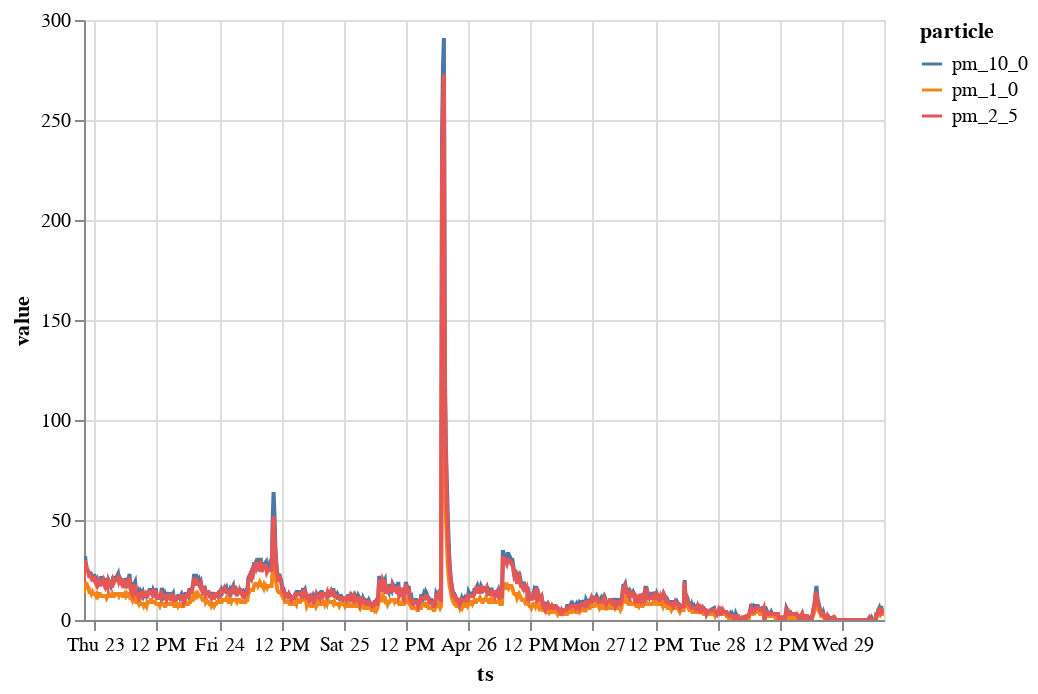

The notebook cell saved with this chart:
### Code cell
long_form=df.reset_index().melt('ts', var_name='particle', value_name='value')

alt.Chart(long_form).mark_line().encode(
  x='ts:T',
  y='value:Q',
  color='particle:N'
).interactive()

### Figure 1 — Vega-Lite specification as saved in the notebook (floating-point values rounded to 4 significant figures; data arrays with more than 128 entries replaced by an {"elided": "..."} marker saying what was removed)
{"config": {"view": {"continuousWidth": 400, "continuousHeight": 300}}, "data": {"name": "data-17ec93f312e053cbd268e65f7cd035eb"}, "mark": "line", "encoding": {"color": {"type": "nominal", "field": "particle"}, "x": {"type": "temporal", "field": "ts"}, "y": {"type": "quantitative", "field": "value"}}, "selection": {"selector001": {"type": "interval", "bind": "scales", "encodings": ["x", "y"]}}, "$schema": "https://vega.github.io/schema/vega-lite/v4.8.1.json", "datasets": {"data-17ec93f312e053cbd268e65f7cd035eb": {"elided": "2499 records"}}}
